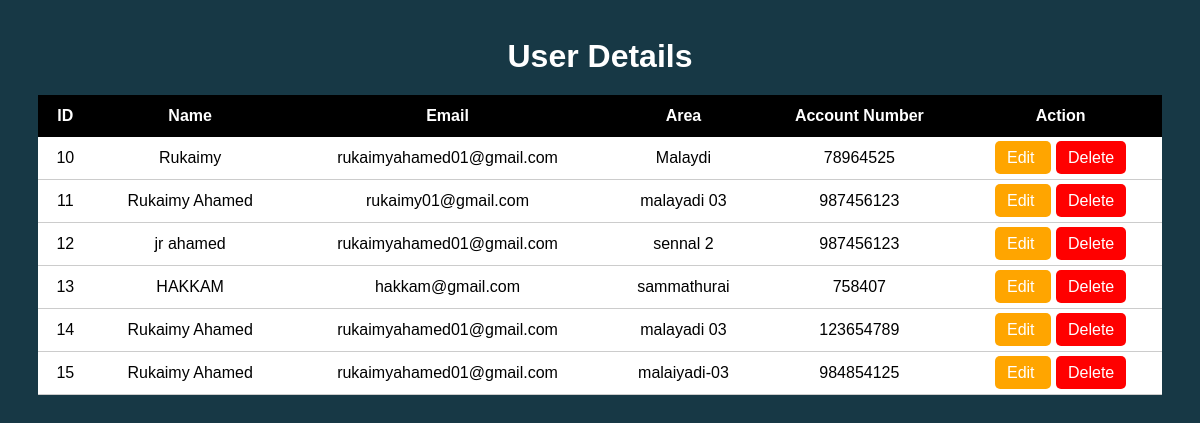
/asnaf/users.php, run on the app's committed database.
### tables this page shows
CREATE TABLE `users` (
  `id` int(11) NOT NULL,
  `name` varchar(100) DEFAULT NULL,
  `email` varchar(100) DEFAULT NULL,
  `area` varchar(100) DEFAULT NULL,
  `account_number` varchar(100) DEFAULT NULL,
  `password` varchar(100) DEFAULT NULL
);

### asnaf/users.php (the view, shortened to what this page needs)
<?php
include "db.php";
$sql = "SELECT * FROM users";
$result = mysqli_query($conn, $sql);
?>
<html>
<head>
</head>
<body>
<h1>User Details</h1>
<table>
    <tr>
        <th>ID</th>
        <th>Name</th>
        <th>Email</th>
        <th>Area</th>
        <th>Account Number</th>
        <th>Action</th>
    </tr>
<?php
while($row = mysqli_fetch_assoc($result)){
?>
<tr>
    <td><?php echo $row['id']; ?></td>
    <td><?php echo $row['name']; ?></td>
    <td><?php echo $row['email']; ?></td>
    <td><?php echo $row['area']; ?></td>
    <td><?php echo $row['account_number']; ?></td>
    <td>
        <a class="edit" href="edit.php?id=<?php echo $row['id']; ?>">
            Edit
        </a>
        <a class="delete" href="delete.php?id=<?php echo $row['id']; ?>">
            Delete
        </a>
    </td>
</tr>
<?php
}
?>
</table>
</body>
</html>

### asnaf/users.php (style rules this page uses)
body { font-family:Arial; background:#173845; padding:30px; }
h1 { color:white; text-align:center; margin-bottom:20px; }
table { width:100%; background:white; border-collapse:collapse; }
table th { background:black; color:white; padding:12px; }
table td { padding:12px; text-align:center; border-bottom:1px solid #ccc; }
.edit { background:orange; color:white; padding:8px 12px; text-decoration:none; border-radius:5px; margin-right:5px; }
.delete { background:red; color:white; padding:8px 12px; text-decoration:none; border-radius:5px; }

### data on the page
users: id "10", name "Rukaimy", email "rukaimyahamed01@gmail.com", area "Malaydi", account_number "78964525"
users: id "11", name "Rukaimy Ahamed", email "rukaimy01@gmail.com", area "malayadi 03", account_number "987456123"
users: id "12", name "jr ahamed", email "rukaimyahamed01@gmail.com", area "sennal 2", account_number "987456123"
users: id "13", name "HAKKAM", email "hakkam@gmail.com", area "sammathurai", account_number "758407"
users: id "14", name "Rukaimy Ahamed", email "rukaimyahamed01@gmail.com", area "malayadi 03", account_number "123654789"
users: id "15", name "Rukaimy Ahamed", email "rukaimyahamed01@gmail.com", area "malaiyadi-03", account_number "984854125"
